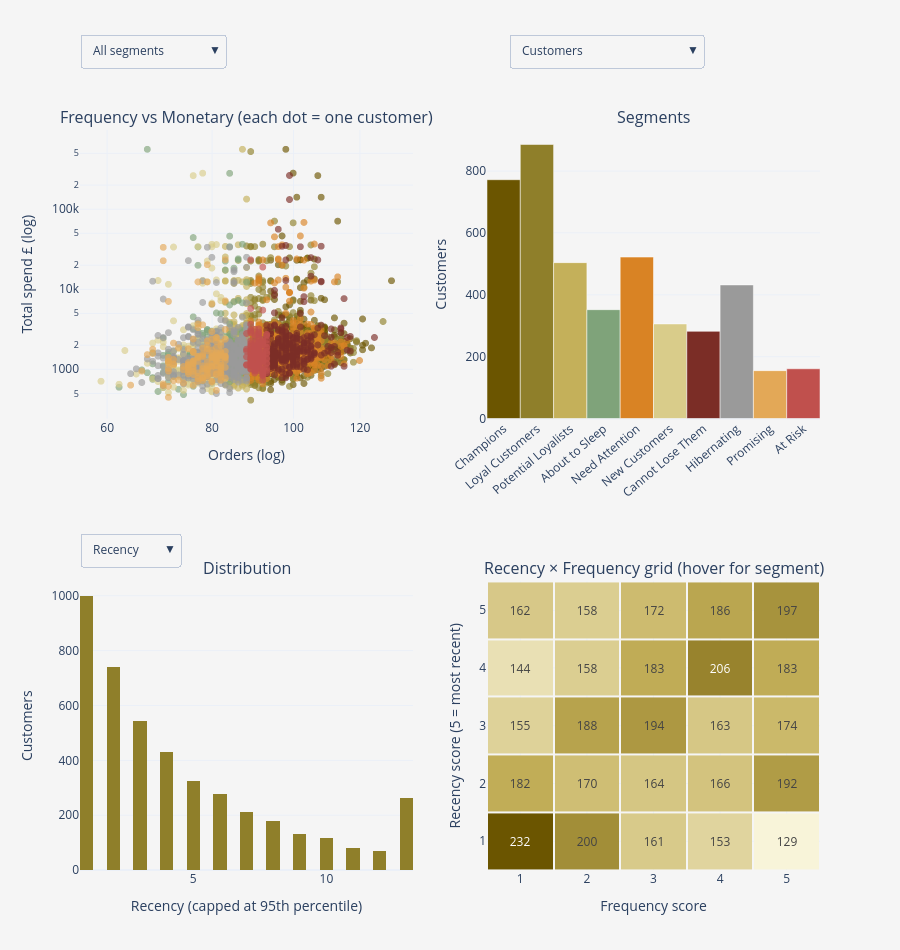

The notebook cell saved with this chart:
### Code cell
import numpy as np
import pandas as pd
import plotly.graph_objects as go
from plotly.subplots import make_subplots
from IPython.display import HTML, display

data = df.copy()
data = data.dropna(subset=['CustomerID'])
data['CustomerID'] = pd.to_numeric(data['CustomerID'], errors='coerce')
data = data.dropna(subset=['CustomerID'])
data['CustomerID'] = data['CustomerID'].astype(int)
data = data[(data['Quantity'] > 0) & (data['UnitPrice'] > 0)]
data = data[~data['InvoiceNo'].astype(str).str.startswith('C')]
data['TotalAmount'] = data['Quantity'] * data['UnitPrice']
data['InvoiceDate'] = pd.to_datetime(data['InvoiceDate'])

analysis_date = data['InvoiceDate'].max() + pd.Timedelta(days=1)

rfm = data.groupby('CustomerID').agg(
    Recency=('InvoiceDate', lambda x: (analysis_date - x.max()).days),
    Frequency=('InvoiceNo', 'nunique'),
    Monetary=('TotalAmount', 'sum')).reset_index()
rfm = rfm[rfm['Monetary'] > 0]


def score(series):
    return pd.qcut(series.rank(method='first'), q=5, labels=[1, 2, 3, 4, 5]).astype(int)


rfm['R'] = 6 - score(rfm['Recency'])   # recent = high
rfm['F'] = score(rfm['Frequency'])
rfm['M'] = score(rfm['Monetary'])


def segment_of(r, f):
    if r >= 4 and f >= 4:
        return 'Champions'
    elif r >= 4 and f == 1:
        return 'New Customers'
    elif r >= 3 and f >= 3:
        return 'Loyal Customers'
    elif r == 3 and f == 1:
        return 'Promising'
    elif r >= 3 and f == 2:
        return 'Potential Loyalists'
    elif r == 2 and f >= 3:
        return 'Need Attention'
    elif r == 2 and f <= 2:
        return 'About to Sleep'
    elif r == 1 and f >= 4:
        return 'Cannot Lose Them'
    elif r == 1 and f == 3:
        return 'At Risk'
    return 'Hibernating'


rfm['Segment'] = [segment_of(r, f) for r, f in zip(rfm['R'], rfm['F'])]

strategies = {
    'Champions': 'Reward them. They are your best customers.',
    'Loyal Customers': 'Upsell higher value products.',
    'Potential Loyalists': 'Offer membership or loyalty programs.',
    'New Customers': 'Onboarding support and special offers.',
    'Promising': 'Build brand awareness, offer free trials.',
    'Need Attention': 'Limited-time offers, recommend products.',
    'About to Sleep': 'Share valuable resources, recommend products.',
    'At Risk': 'Personalised emails and discounts.',
    'Cannot Lose Them': 'Win them back via renewals or newer products.',
    'Hibernating': 'Offer other products and special discounts.'}

seg_colors = {
    'Champions': '#6b5500', 'Loyal Customers': '#8f7f2a', 'Potential Loyalists': '#c4b05a',
    'New Customers': '#d9cc8a', 'Promising': '#e3a857', 'Need Attention': '#d98324',
    'About to Sleep': '#7fa37a', 'At Risk': '#c0504d', 'Cannot Lose Them': '#7b2d26',
    'Hibernating': '#9a9a9a'}

summary = rfm.groupby('Segment').agg(
    Customers=('CustomerID', 'count'), Revenue=('Monetary', 'sum'),
    AvgMonetary=('Monetary', 'mean'), AvgRecency=('Recency', 'mean'),
    AvgFrequency=('Frequency', 'mean')).sort_values('Revenue', ascending=False)
summary['RevenuePct'] = summary['Revenue'] / summary['Revenue'].sum() * 100
segments = list(summary.index)   # only segments that actually exist
S = len(segments)

total_rev = rfm['Monetary'].sum()
champ_rev = summary.loc['Champions', 'RevenuePct'] if 'Champions' in summary.index else 0
champ_n = int(summary.loc['Champions', 'Customers']) if 'Champions' in summary.index else 0
risk_n = int(sum(summary.loc[s, 'Customers'] for s in ('At Risk', 'Cannot Lose Them') if s in summary.index))
top_seg = summary['Revenue'].idxmax()

kpis = [
    ('Customers scored', f'{len(rfm):,}', f'£{total_rev/1e6:.2f}M revenue', '#6b5500'),
    ('Champions', f'{champ_n:,}', f'{champ_rev:.1f}% of revenue', '#8f7f2a'),
    ('Needs rescue', f'{risk_n:,}', 'At Risk + Cannot Lose Them', '#c0504d'),
    ('Avg recency', f'{rfm["Recency"].mean():.0f} days', f'median {rfm["Recency"].median():.0f}', '#c4b05a'),
    ('Top segment', top_seg, f'{summary.loc[top_seg, "RevenuePct"]:.1f}% of revenue', '#6b5500'),
]
css = """
<style>
.dash{font-family:-apple-system,Segoe UI,Helvetica,Arial,sans-serif;background:#f5f5f5;padding:20px;border-radius:14px;color:#333}
.dash h2{margin:0 0 14px;font-size:22px}
.grid{display:grid;grid-template-columns:repeat(auto-fit,minmax(190px,1fr));gap:14px}
.card{background:#fff;border-radius:12px;padding:16px;border-top:5px solid var(--c);
      box-shadow:0 1px 4px rgba(0,0,0,.08);transition:transform .15s,box-shadow .15s}
.card:hover{transform:translateY(-4px);box-shadow:0 8px 18px rgba(0,0,0,.15)}
.card .l{font-size:12px;text-transform:uppercase;letter-spacing:.06em;color:#777}
.card .v{font-size:26px;font-weight:700;margin:4px 0;color:var(--c)}
.card .s{font-size:12px;color:#666}
</style>
"""
cards = ''.join(
    f'<div class="card" style="--c:{c}"><div class="l">{l}</div>'
    f'<div class="v">{v}</div><div class="s">{s}</div></div>' for l, v, s, c in kpis)
cards_html = f'{css}<div class="dash"><h2>RFM Customer Segmentation</h2><div class="grid">{cards}</div></div>'


fig = make_subplots(
    rows=2, cols=2, vertical_spacing=0.22, horizontal_spacing=0.1,
    subplot_titles=('Frequency vs Monetary (each dot = one customer)', 'Segments',
                    'Distribution', 'Recency × Frequency grid (hover for segment)'))

for seg in segments:
    d = rfm[rfm['Segment'] == seg]
    fig.add_trace(go.Scattergl(
        x=d['Frequency'], y=d['Monetary'], mode='markers', name=seg,
        marker=dict(color=seg_colors[seg], size=7, opacity=0.65),
        customdata=np.column_stack([d['CustomerID'].astype(int), d['Recency']]),
        hovertemplate=(f'<b>{seg}</b><br>Customer %{{customdata[0]}}<br>Orders: %{{x}}'
                       '<br>Spend: £%{y:,.0f}<br>Recency: %{customdata[1]} days<extra></extra>')),
        row=1, col=1)

bar_metrics = {
    'Customers': (summary['Customers'].values, 'Customers', ',d'),
    'Revenue (£)': (summary['Revenue'].round(0).values, 'Revenue (£)', ',.0f'),
    'Avg spend per customer (£)': (summary['AvgMonetary'].round(0).values, 'Avg spend (£)', ',.0f'),
}
first = bar_metrics['Customers']
fig.add_trace(go.Bar(
    x=segments, y=first[0], marker_color=[seg_colors[s] for s in segments],
    customdata=[strategies[s] for s in segments],
    hovertemplate='<b>%{x}</b><br>%{y:,.0f}<br><i>%{customdata}</i><extra></extra>'),
    row=1, col=2)

p95 = {k: rfm[k].quantile(0.95) for k in ('Recency', 'Frequency', 'Monetary')}
hist_vals = {k: rfm[k].clip(upper=p95[k]) for k in p95}
fig.add_trace(go.Histogram(
    x=hist_vals['Recency'], nbinsx=30, marker_color='#8f7f2a',
    hovertemplate='%{x}<br>%{y} customers<extra></extra>'), row=2, col=1)

grid_cnt = rfm.groupby(['R', 'F']).size().unstack(fill_value=0).reindex(
    index=[1, 2, 3, 4, 5], columns=[1, 2, 3, 4, 5], fill_value=0)
grid_hover = [[f'Recency score {r}, Frequency score {f}<br>{segment_of(r, f)}'
               f'<br>{int(grid_cnt.loc[r, f]):,} customers'
               for f in grid_cnt.columns] for r in grid_cnt.index]
fig.add_trace(go.Heatmap(
    z=grid_cnt.values, x=list(grid_cnt.columns), y=list(grid_cnt.index),
    colorscale=[[0, '#f8f4d9'], [0.5, '#c4b05a'], [1, '#6b5500']],
    texttemplate='%{z:,}', hovertext=grid_hover, hoverinfo='text', xgap=2, ygap=2,
    showscale=False), row=2, col=2)

n_traces = S + 3


def scatter_vis(show):
    return [(i in show) if i < S else True for i in range(n_traces)]

scatter_buttons = [dict(label='All segments', method='update',
                        args=[{'visible': scatter_vis(set(range(S)))}])]
scatter_buttons += [dict(label=seg, method='update', args=[{'visible': scatter_vis({i})}])
                    for i, seg in enumerate(segments)]

bar_buttons = [dict(label=name, method='update',
                    args=[{'y': [vals]}, {'yaxis2.title.text': title, 'yaxis2.tickformat': fmt}, [S]])
               for name, (vals, title, fmt) in bar_metrics.items()]

hist_buttons = [dict(label=k, method='update',
                     args=[{'x': [hist_vals[k]]}, {'xaxis3.title.text': f'{k} (capped at 95th percentile)'}, [S + 1]])
                for k in ('Recency', 'Frequency', 'Monetary')]

fig.update_layout(
    template='plotly_white', height=950, paper_bgcolor='#f5f5f5', plot_bgcolor='#f5f5f5',
    showlegend=False, margin=dict(t=130),
    updatemenus=[
        dict(type='dropdown', buttons=scatter_buttons, x=0.0, y=1.13, xanchor='left', yanchor='top'),
        dict(type='dropdown', buttons=bar_buttons, x=0.58, y=1.13, xanchor='left', yanchor='top'),
        dict(type='dropdown', buttons=hist_buttons, x=0.0, y=0.455, xanchor='left', yanchor='top'),
    ])
fig.update_xaxes(type='log', title_text='Orders (log)', row=1, col=1)
fig.update_yaxes(type='log', title_text='Total spend £ (log)', row=1, col=1)
fig.update_yaxes(title_text='Customers', tickformat=',d', row=1, col=2)
fig.update_xaxes(tickangle=-40, row=1, col=2)
fig.update_xaxes(title_text='Recency (capped at 95th percentile)', row=2, col=1)
fig.update_yaxes(title_text='Customers', row=2, col=1)
fig.update_xaxes(title_text='Frequency score', dtick=1, row=2, col=2)
fig.update_yaxes(title_text='Recency score (5 = most recent)', dtick=1, row=2, col=2)


display(HTML(cards_html))
fig.show()

print(summary.round(1))

page = (f'<html><head><meta charset="utf-8"><title>RFM Analysis</title></head>'
        f'<body style="margin:20px;background:#f5f5f5">{cards_html}'
        f'{fig.to_html(full_html=False, include_plotlyjs="cdn")}</body></html>')
with open('rfm_analysis_interactive.html', 'w', encoding='utf-8') as f:
    f.write(page)
print('Saved: rfm_analysis_interactive.html (open it in any browser)')

### Figure 1 — Plotly figure (JSON) as saved in the notebook; plotly's stock layout.template omitted (floating-point values rounded to 4 significant figures; data arrays with more than 128 entries replaced by an {"elided": "..."} marker saying what was removed)
{"data": [{"customdata": {"elided": "772x2 int values"}, "hovertemplate": "<b>Champions</b><br>Customer %{customdata[0]}<br>Orders: %{x}<br>Spend: £%{y:,.0f}<br>Recency: %{customdata[1]} days<extra></extra>", "marker": {"color": "#6b5500", "opacity": 0.65, "size": 7}, "mode": "markers", "name": "Champions", "type": "scattergl", "x": {"elided": "772 int values"}, "xaxis": "x", "y": {"elided": "772 float values"}, "yaxis": "y"}, {"customdata": {"elided": "886x2 int values"}, "hovertemplate": "<b>Loyal Customers</b><br>Customer %{customdata[0]}<br>Orders: %{x}<br>Spend: £%{y:,.0f}<br>Recency: %{customdata[1]} days<extra></extra>", "marker": {"color": "#8f7f2a", "opacity": 0.65, "size": 7}, "mode": "markers", "name": "Loyal Customers", "type": "scattergl", "x": {"elided": "886 int values"}, "xaxis": "x", "y": {"elided": "886 float values"}, "yaxis": "y"}, {"customdata": {"elided": "504x2 int values"}, "hovertemplate": "<b>Potential Loyalists</b><br>Customer %{customdata[0]}<br>Orders: %{x}<br>Spend: £%{y:,.0f}<br>Recency: %{customdata[1]} days<extra></extra>", "marker": {"color": "#c4b05a", "opacity": 0.65, "size": 7}, "mode": "markers", "name": "Potential Loyalists", "type": "scattergl", "x": {"elided": "504 int values"}, "xaxis": "x", "y": {"elided": "504 float values"}, "yaxis": "y"}, {"customdata": {"elided": "352x2 int values"}, "hovertemplate": "<b>About to Sleep</b><br>Customer %{customdata[0]}<br>Orders: %{x}<br>Spend: £%{y:,.0f}<br>Recency: %{customdata[1]} days<extra></extra>", "marker": {"color": "#7fa37a", "opacity": 0.65, "size": 7}, "mode": "markers", "name": "About to Sleep", "type": "scattergl", "x": {"elided": "352 int values"}, "xaxis": "x", "y": {"elided": "352 float values"}, "yaxis": "y"}, {"customdata": {"elided": "522x2 int values"}, "hovertemplate": "<b>Need Attention</b><br>Customer %{customdata[0]}<br>Orders: %{x}<br>Spend: £%{y:,.0f}<br>Recency: %{customdata[1]} days<extra></extra>", "marker": {"color": "#d98324", "opacity": 0.65, "size": 7}, "mode": "markers", "name": "Need Attention", "type": "scattergl", "x": {"elided": "522 int values"}, "xaxis": "x", "y": {"elided": "522 float values"}, "yaxis": "y"}, {"customdata": {"elided": "306x2 int values"}, "hovertemplate": "<b>New Customers</b><br>Customer %{customdata[0]}<br>Orders: %{x}<br>Spend: £%{y:,.0f}<br>Recency: %{customdata[1]} days<extra></extra>", "marker": {"color": "#d9cc8a", "opacity": 0.65, "size": 7}, "mode": "markers", "name": "New Customers", "type": "scattergl", "x": {"elided": "306 int values"}, "xaxis": "x", "y": {"elided": "306 float values"}, "yaxis": "y"}, {"customdata": {"elided": "282x2 int values"}, "hovertemplate": "<b>Cannot Lose Them</b><br>Customer %{customdata[0]}<br>Orders: %{x}<br>Spend: £%{y:,.0f}<br>Recency: %{customdata[1]} days<extra></extra>", "marker": {"color": "#7b2d26", "opacity": 0.65, "size": 7}, "mode": "markers", "name": "Cannot Lose Them", "type": "scattergl", "x": {"elided": "282 int values"}, "xaxis": "x", "y": {"elided": "282 float values"}, "yaxis": "y"}, {"customdata": {"elided": "432x2 int values"}, "hovertemplate": "<b>Hibernating</b><br>Customer %{customdata[0]}<br>Orders: %{x}<br>Spend: £%{y:,.0f}<br>Recency: %{customdata[1]} days<extra></extra>", "marker": {"color": "#9a9a9a", "opacity": 0.65, "size": 7}, "mode": "markers", "name": "Hibernating", "type": "scattergl", "x": {"elided": "432 int values"}, "xaxis": "x", "y": {"elided": "432 float values"}, "yaxis": "y"}, {"customdata": {"elided": "155x2 int values"}, "hovertemplate": "<b>Promising</b><br>Customer %{customdata[0]}<br>Orders: %{x}<br>Spend: £%{y:,.0f}<br>Recency: %{customdata[1]} days<extra></extra>", "marker": {"color": "#e3a857", "opacity": 0.65, "size": 7}, "mode": "markers", "name": "Promising", "type": "scattergl", "x": {"elided": "155 int values"}, "xaxis": "x", "y": {"elided": "155 float values"}, "yaxis": "y"}, {"customdata": {"elided": "161x2 int values"}, "hovertemplate": "<b>At Risk</b><br>Customer %{customdata[0]}<br>Orders: %{x}<br>Spend: £%{y:,.0f}<br>Recency: %{customdata[1]} days<extra></extra>", "marker": {"color": "#c0504d", "opacity": 0.65, "size": 7}, "mode": "markers", "name": "At Risk", "type": "scattergl", "x": {"elided": "161 int values"}, "xaxis": "x", "y": {"elided": "161 float values"}, "yaxis": "y"}, {"customdata": ["Reward them. They are your best customers.", "Upsell higher value products.", "Offer membership or loyalty programs.", "Share valuable resources, recommend products.", "Limited-time offers, recommend products.", "Onboarding support and special offers.", "Win them back via renewals or newer products.", "Offer other products and special discounts.", "Build brand awareness, offer free trials.", "Personalised emails and discounts."], "hovertemplate": "<b>%{x}</b><br>%{y:,.0f}<br><i>%{customdata}</i><extra></extra>", "marker": {"color": ["#6b5500", "#8f7f2a", "#c4b05a", "#7fa37a", "#d98324", "#d9cc8a", "#7b2d26", "#9a9a9a", "#e3a857", "#c0504d"]}, "type": "bar", "x": ["Champions", "Loyal Customers", "Potential Loyalists", "About to Sleep", "Need Attention", "New Customers", "Cannot Lose Them", "Hibernating", "Promising", "At Risk"], "xaxis": "x2", "y": [772, 886, 504, 352, 522, 306, 282, 432, 155, 161], "yaxis": "y2"}, {"hovertemplate": "%{x}<br>%{y} customers<extra></extra>", "marker": {"color": "#8f7f2a"}, "nbinsx": 30, "type": "histogram", "x": {"elided": "4372 int values"}, "xaxis": "x3", "yaxis": "y3"}, {"colorscale": [[0, "#f8f4d9"], [0.5, "#c4b05a"], [1, "#6b5500"]], "hoverinfo": "text", "hovertext": [["Recency score 1, Frequency score 1<br>Hibernating<br>232 customers", "Recency score 1, Frequency score 2<br>Hibernating<br>200 customers", "Recency score 1, Frequency score 3<br>At Risk<br>161 customers", "Recency score 1, Frequency score 4<br>Cannot Lose Them<br>153 customers", "Recency score 1, Frequency score 5<br>Cannot Lose Them<br>129 customers"], ["Recency score 2, Frequency score 1<br>About to Sleep<br>182 customers", "Recency score 2, Frequency score 2<br>About to Sleep<br>170 customers", "Recency score 2, Frequency score 3<br>Need Attention<br>164 customers", "Recency score 2, Frequency score 4<br>Need Attention<br>166 customers", "Recency score 2, Frequency score 5<br>Need Attention<br>192 customers"], ["Recency score 3, Frequency score 1<br>Promising<br>155 customers", "Recency score 3, Frequency score 2<br>Potential Loyalists<br>188 customers", "Recency score 3, Frequency score 3<br>Loyal Customers<br>194 customers", "Recency score 3, Frequency score 4<br>Loyal Customers<br>163 customers", "Recency score 3, Frequency score 5<br>Loyal Customers<br>174 customers"], ["Recency score 4, Frequency score 1<br>New Customers<br>144 customers", "Recency score 4, Frequency score 2<br>Potential Loyalists<br>158 customers", "Recency score 4, Frequency score 3<br>Loyal Customers<br>183 customers", "Recency score 4, Frequency score 4<br>Champions<br>206 customers", "Recency score 4, Frequency score 5<br>Champions<br>183 customers"], ["Recency score 5, Frequency score 1<br>New Customers<br>162 customers", "Recency score 5, Frequency score 2<br>Potential Loyalists<br>158 customers", "Recency score 5, Frequency score 3<br>Loyal Customers<br>172 customers", "Recency score 5, Frequency score 4<br>Champions<br>186 customers", "Recency score 5, Frequency score 5<br>Champions<br>197 customers"]], "showscale": false, "texttemplate": "%{z:,}", "type": "heatmap", "x": [1, 2, 3, 4, 5], "xaxis": "x4", "xgap": 2, "y": [1, 2, 3, 4, 5], "yaxis": "y4", "ygap": 2, "z": [[232, 200, 161, 153, 129], [182, 170, 164, 166, 192], [155, 188, 194, 163, 174], [144, 158, 183, 206, 183], [162, 158, 172, 186, 197]]}], "layout": {"annotations": [{"font": {"size": 16}, "showarrow": false, "text": "Frequency vs Monetary (each dot = one customer)", "x": 0.225, "xanchor": "center", "xref": "paper", "y": 1, "yanchor": "bottom", "yref": "paper"}, {"font": {"size": 16}, "showarrow": false, "text": "Segments", "x": 0.775, "xanchor": "center", "xref": "paper", "y": 1, "yanchor": "bottom", "yref": "paper"}, {"font": {"size": 16}, "showarrow": false, "text": "Distribution", "x": 0.225, "xanchor": "center", "xref": "paper", "y": 0.39, "yanchor": "bottom", "yref": "paper"}, {"font": {"size": 16}, "showarrow": false, "text": "Recency × Frequency grid (hover for segment)", "x": 0.775, "xanchor": "center", "xref": "paper", "y": 0.39, "yanchor": "bottom", "yref": "paper"}], "height": 950, "margin": {"t": 130}, "paper_bgcolor": "#f5f5f5", "plot_bgcolor": "#f5f5f5", "showlegend": false, "updatemenus": [{"buttons": [{"args": [{"visible": [true, true, true, true, true, true, true, true, true, true, true, true, true]}], "label": "All segments", "method": "update"}, {"args": [{"visible": [true, false, false, false, false, false, false, false, false, false, true, true, true]}], "label": "Champions", "method": "update"}, {"args": [{"visible": [false, true, false, false, false, false, false, false, false, false, true, true, true]}], "label": "Loyal Customers", "method": "update"}, {"args": [{"visible": [false, false, true, false, false, false, false, false, false, false, true, true, true]}], "label": "Potential Loyalists", "method": "update"}, {"args": [{"visible": [false, false, false, true, false, false, false, false, false, false, true, true, true]}], "label": "About to Sleep", "method": "update"}, {"args": [{"visible": [false, false, false, false, true, false, false, false, false, false, true, true, true]}], "label": "Need Attention", "method": "update"}, {"args": [{"visible": [false, false, false, false, false, true, false, false, false, false, true, true, true]}], "label": "New Customers", "method": "update"}, {"args": [{"visible": [false, false, false, false, false, false, true, false, false, false, true, true, true]}], "label": "Cannot Lose Them", "method": "update"}, {"args": [{"visible": [false, false, false, false, false, false, false, true, false, false, true, true, true]}], "label": "Hibernating", "method": "update"}, {"args": [{"visible": [false, false, false, false, false, false, false, false, true, false, true, true, true]}], "label": "Promising", "method": "update"}, {"args": [{"visible": [false, false, false, false, false, false, false, false, false, true, true, true, true]}], "label": "At Risk", "method": "update"}], "type": "dropdown", "x": 0, "xanchor": "left", "y": 1.13, "yanchor": "top"}, {"buttons": [{"args": [{"y": [[772, 886, 504, 352, 522, 306, 282, 432, 155, 161]]}, {"yaxis2.tickformat": ",d", "yaxis2.title.text": "Customers"}, [10]], "label": "Customers", "method": "update"}, {"args": [{"y": [[3273721, 2906803, 1800647, 1720679, 1547824, 1265734, 1256071, 894706, 343011, 308893]]}, {"yaxis2.tickformat": ",.0f", "yaxis2.title.text": "Revenue (£)"}, [10]], "label": "Revenue (£)", "method": "update"}, {"args": [{"y": [[4241, 3281, 3573, 4888, 2965, 4136, 4454, 2071, 2213, 1919]]}, {"yaxis2.tickformat": ",.0f", "yaxis2.title.text": "Avg spend (£)"}, [10]], "label": "Avg spend per customer (£)", "method": "update"}], "type": "dropdown", "x": 0.58, "xanchor": "left", "y": 1.13, "yanchor": "top"}, {"buttons": [{"args": [{"x": {"elided": "1x4372 int values"}}, {"xaxis3.title.text": "Recency (capped at 95th percentile)"}, [11]], "label": "Recency", "method": "update"}, {"args": [{"x": {"elided": "1x4372 int values"}}, {"xaxis3.title.text": "Frequency (capped at 95th percentile)"}, [11]], "label": "Frequency", "method": "update"}, {"args": [{"x": {"elided": "1x4372 float values"}}, {"xaxis3.title.text": "Monetary (capped at 95th percentile)"}, [11]], "label": "Monetary", "method": "update"}], "type": "dropdown", "x": 0, "xanchor": "left", "y": 0.455, "yanchor": "top"}], "xaxis": {"anchor": "y", "domain": [0, 0.45], "title": {"text": "Orders (log)"}, "type": "log"}, "xaxis2": {"anchor": "y2", "domain": [0.55, 1], "tickangle": -40}, "xaxis3": {"anchor": "y3", "domain": [0, 0.45], "title": {"text": "Recency (capped at 95th percentile)"}}, "xaxis4": {"anchor": "y4", "domain": [0.55, 1], "dtick": 1, "title": {"text": "Frequency score"}}, "yaxis": {"anchor": "x", "domain": [0.61, 1], "title": {"text": "Total spend £ (log)"}, "type": "log"}, "yaxis2": {"anchor": "x2", "domain": [0.61, 1], "tickformat": ",d", "title": {"text": "Customers"}}, "yaxis3": {"anchor": "x3", "domain": [0, 0.39], "title": {"text": "Customers"}}, "yaxis4": {"anchor": "x4", "domain": [0, 0.39], "dtick": 1, "title": {"text": "Recency score (5 = most recent)"}}}}
